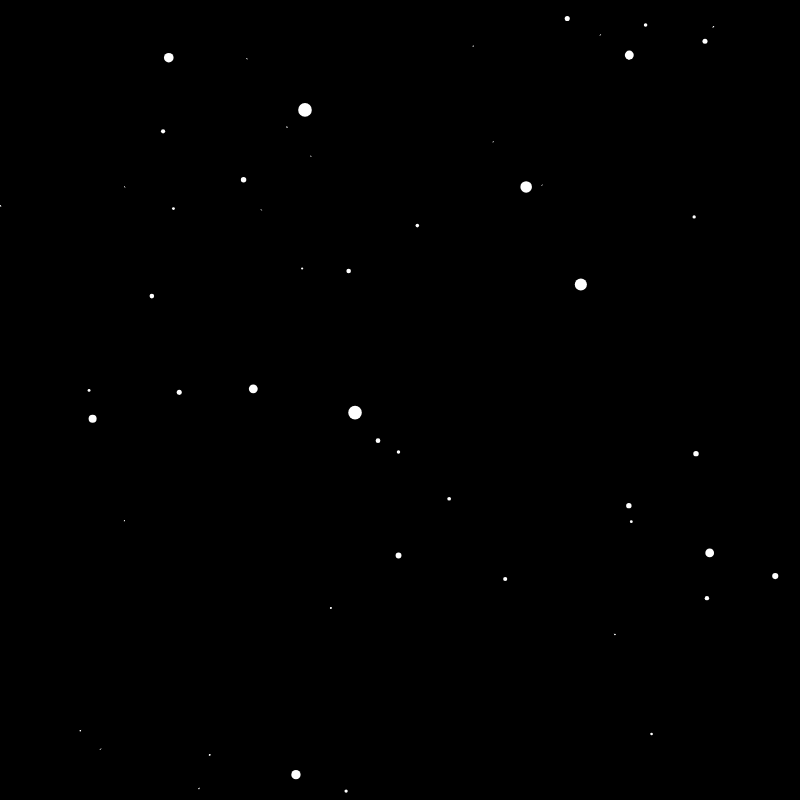
Frame 1 (no input)
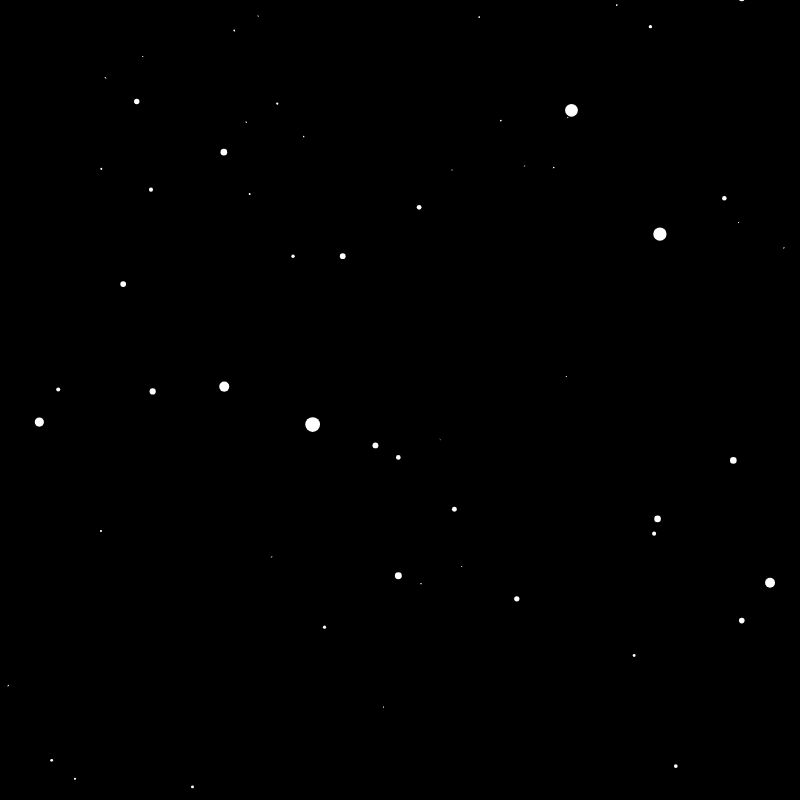
Frame 60 (no input)
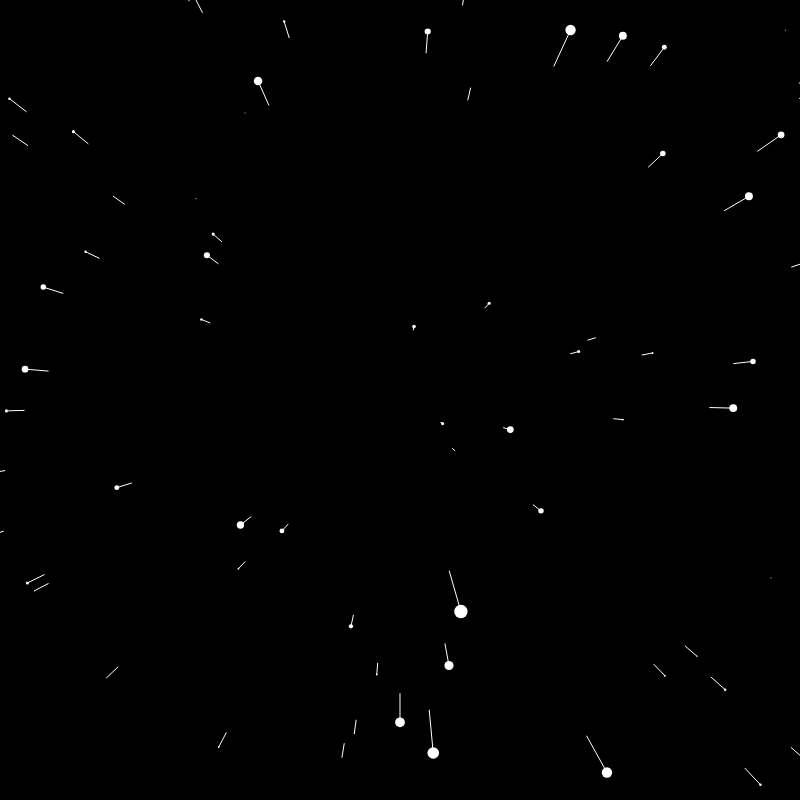
Frame 120 (the mouse pressed at the canvas centre since frame 60)

The p5.js sketch that drew these frames (run headless with seeded random() and noise() and a simulated clock; from frame 60 on, the mouse is pressed at the canvas centre):

// p5.js sketch
// ── sketch.js
let stars = [];
let speed = 10;

function setup() {
    createCanvas(800, 800);
    for (i = 0; i < 800; i++) {
        stars[i] = new Star();
    }
}

function draw() {
    speed = map(mouseX, 0, width, 1, 60);
    background(0);
    translate(width / 2, height / 2);
    for (i = 0; i < stars.length; i++) {
        stars[i].update();
        stars[i].show();
    }
}
// ── sketch.html
<!DOCTYPE html>
<html lang="en">

<head>
    <meta charset="utf-8" />
    <meta name="viewport" content="width=device-width, initial-scale=1.0" />
    <meta http-equiv="X-UA-Compatible" content="ie-edge" />
    <title>Coding Challenge #1</title>
    <script src="https://cdn.jsdelivr.net/npm/p5@0.10.2/lib/p5.js"></script>
    <script src="star.js"></script>
    <script src="sketch.js"></script>
</head>

<body>

</body>

</html>
// ── star.js
class Star {
    constructor() {
        this.x = random(-width, width);
        this.y = random(-height, height);
        this.z = random(width);

        this.pz = this.z;
    }

    /* constructor(x, y, z) {
        this.x = x;
        this.y = y;
        this.z = z;
    } */

    update() {
        this.z = this.z - speed;
        if (this.z < 1) {
            this.x = random(-width, width);
            this.y = random(-height, height);
            this.z = width;
            this.pz = this.z;
        }
    }

    show() {
        fill(255);
        noStroke();

        let sx = map(this.x / this.z, 0, 1, 0, width);
        let sy = map(this.y / this.z, 0, 1, 0, height);
        let r = map(this.z, 0, width, 16, 0);
        ellipse(sx, sy, r, r);

        let px = map(this.x / this.pz, 0, 1, 0, width);
        let py = map(this.y / this.pz, 0, 1, 0, height);

        this.pz = this.z;

        stroke(255);
        line(px, py, sx, sy);
    }
}
